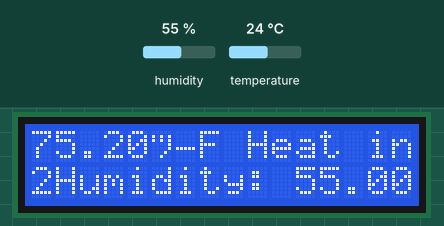
The sketch below on a simulated Arduino Uno, built with avr-gcc and run on an emulated ATmega328P. On the bench: 16×2 character LCD. Inputs (shaded band) come from the test bench; at power-on: temperature 24 °C, humidity 55 %. What the sketch prints to the serial monitor is not drawn.

Above: at 2.7 s.
2.8 s: temperature set to 41 °C
At 5.3 s:
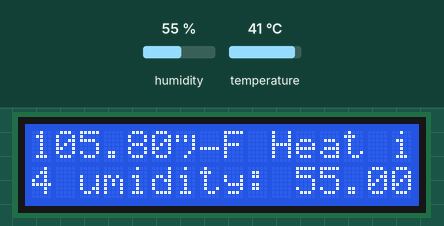
9.3 s: temperature set to 33 °C
At 10.9 s:
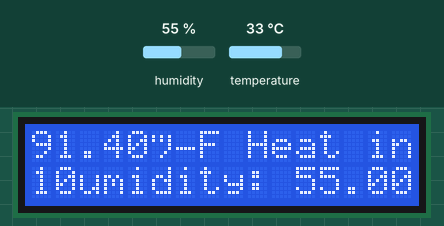
15.8 s: humidity set to 22 %
At 17.6 s:
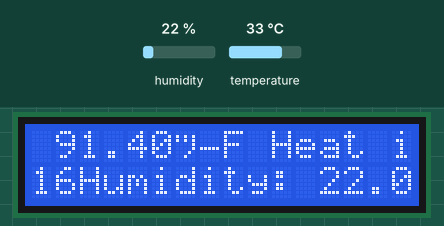
22.0 s: temperature set to 41 °C
At 23.1 s:
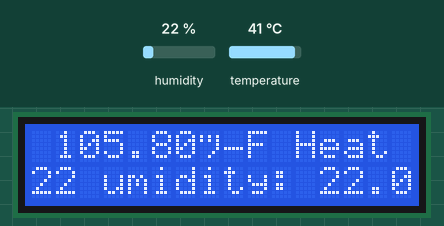
28.2 s: humidity set to 40 %
At 30.0 s:
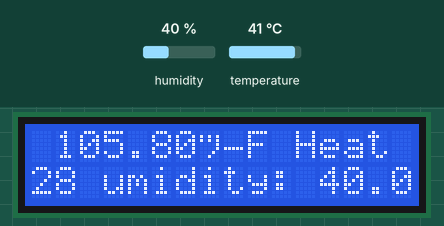
Timing chart, 0 to 31.5 s (numbered marks = the images above; inputs shaded):
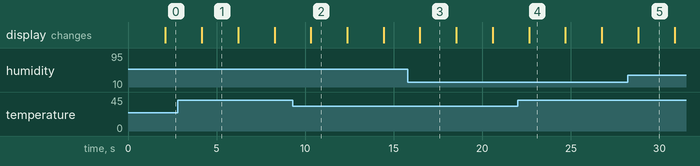

The sketch:

practica2_2.ino
```cpp
#include "DHT.h"
#include <LiquidCrystal.h>

#define DHTPIN 2
#define DHTTYPE DHT11 // DHT 11
DHT dht(DHTPIN, DHTTYPE);
LiquidCrystal lcd(7, 8, 9, 10, 11, 12);
void setup() {
  // put your setup code here, to run once:
   lcd.begin(16, 2);
   Serial.begin(9600);
   Serial.println(F("DHTxx test!"));
   dht.begin();

}

void loop() {
  // put your main code here, to run repeatedly:
   lcd.setCursor(0, 1);
   lcd.print(millis()/1000);
   delay(2000);
 // Reading temperature or humidity takes about 250 milliseconds!
 // Sensor readings may also be up to 2 seconds 'old' (its a very slow sensor)
     float h = dht.readHumidity();
     // Read temperature as Celsius (the default)
     float t = dht.readTemperature();
     // Read temperature as Fahrenheit (isFahrenheit = true)
     float f = dht.readTemperature(true);
     // Check if any reads failed and exit early (to try again).
     if (isnan(h) || isnan(t) || isnan(f)) { // The || means or
     Serial.println(F("Failed to read from DHT sensor!"));
     return;
     }
     // Compute heat index in Fahrenheit (the default)
     float hif = dht.computeHeatIndex(f, h);
     // Compute heat index in Celsius (isFahreheit = false)
     float hic = dht.computeHeatIndex(t, h, false);
     Serial.print(F("Humidity: "));     //If you use F() you can move constant strings to the program memory instead of the ram ¡¡¡¡¡¡
     Serial.print(h);
     Serial.print(F("% Temperature: "));
     Serial.print(t);
     Serial.print(F("°C "));
     Serial.print(f);
     Serial.print(F("°F Heat index: "));
     Serial.print(hic);
     Serial.print(F("°C "));
     Serial.print(hif);
     Serial.println(F("°F"));
     lcd.print(F("Humidity: "));
     lcd.print(h);
     lcd.print(F("% Temperature: "));
     lcd.print(t);
     lcd.print(F("°C "));
     lcd.print(f);
     lcd.print(F("°F Heat index: "));
     lcd.print(hic);
     lcd.print(F("°C "));
     lcd.print(hif);
     lcd.println(F("°F"));
    }
```

Measured:
- after the input at 2.8 s, the display: first changes after 1.4 s (image 1 shows a later state)
- after the input at 9.3 s, the display: first changes after 1.0 s (image 2 shows a later state)
- after the input at 15.8 s, the display: first differs from a run without the input after 0.68 s (image 3)
- after the input at 22.0 s, the display: first changes after 0.64 s (image 4 shows a later state)
- what the display in image 1 shows lasts 2.0 s, from 4.2 s to 6.2 s
